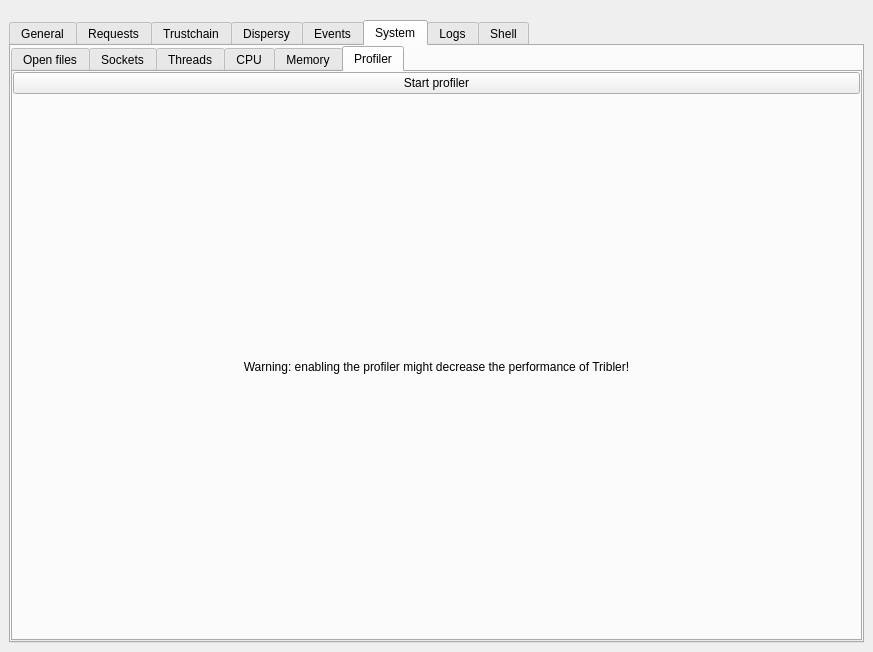
<?xml version="1.0" encoding="UTF-8"?>
<ui version="4.0">
 <class>MainWindow</class>
 <widget class="QMainWindow" name="MainWindow">
  <property name="geometry">
   <rect>
    <x>0</x>
    <y>0</y>
    <width>873</width>
    <height>652</height>
   </rect>
  </property>
  <property name="windowTitle">
   <string>MainWindow</string>
  </property>
  <widget class="QWidget" name="centralwidget">
   <layout class="QHBoxLayout" name="horizontalLayout">
    <property name="topMargin">
     <number>20</number>
    </property>
    <item>
     <widget class="QTabWidget" name="debug_tab_widget">
      <property name="currentIndex">
       <number>5</number>
      </property>
      <widget class="QWidget" name="tab">
       <attribute name="title">
        <string>General</string>
       </attribute>
       <layout class="QVBoxLayout" name="verticalLayout">
        <property name="spacing">
         <number>0</number>
        </property>
        <property name="leftMargin">
         <number>0</number>
        </property>
        <property name="topMargin">
         <number>0</number>
        </property>
        <property name="rightMargin">
         <number>0</number>
        </property>
        <property name="bottomMargin">
         <number>0</number>
        </property>
        <item>
         <widget class="QTreeWidget" name="general_tree_widget">
          <property name="indentation">
           <number>0</number>
          </property>
          <attribute name="headerDefaultSectionSize">
           <number>200</number>
          </attribute>
          <column>
           <property name="text">
            <string>Key</string>
           </property>
          </column>
          <column>
           <property name="text">
            <string>Value</string>
           </property>
          </column>
         </widget>
        </item>
       </layout>
      </widget>
      <widget class="QWidget" name="tab_2">
       <attribute name="title">
        <string>Requests</string>
       </attribute>
       <layout class="QVBoxLayout" name="verticalLayout">
        <property name="spacing">
         <number>0</number>
        </property>
        <property name="leftMargin">
         <number>0</number>
        </property>
        <property name="topMargin">
         <number>0</number>
        </property>
        <property name="rightMargin">
         <number>0</number>
        </property>
        <property name="bottomMargin">
         <number>0</number>
        </property>
        <item>
         <widget class="QTreeWidget" name="requests_tree_widget">
          <property name="indentation">
           <number>0</number>
          </property>
          <attribute name="headerDefaultSectionSize">
           <number>200</number>
          </attribute>
          <column>
           <property name="text">
            <string>Path</string>
           </property>
          </column>
          <column>
           <property name="text">
            <string>Status code</string>
           </property>
          </column>
          <column>
           <property name="text">
            <string>Time</string>
           </property>
          </column>
         </widget>
        </item>
       </layout>
      </widget>
      <widget class="QWidget" name="tab_3">
       <attribute name="title">
        <string>Trustchain</string>
       </attribute>
       <layout class="QVBoxLayout" name="verticalLayout_2">
        <property name="spacing">
         <number>0</number>
        </property>
        <property name="leftMargin">
         <number>0</number>
        </property>
        <property name="topMargin">
         <number>0</number>
        </property>
        <property name="rightMargin">
         <number>0</number>
        </property>
        <property name="bottomMargin">
         <number>0</number>
        </property>
        <item>
         <widget class="QTreeWidget" name="trustchain_tree_widget">
          <property name="columnCount">
           <number>2</number>
          </property>
          <attribute name="headerDefaultSectionSize">
           <number>200</number>
          </attribute>
          <column>
           <property name="text">
            <string>Key</string>
           </property>
          </column>
          <column>
           <property name="text">
            <string>Value</string>
           </property>
          </column>
         </widget>
        </item>
       </layout>
      </widget>
      <widget class="QWidget" name="tab_4">
       <attribute name="title">
        <string>Dispersy</string>
       </attribute>
       <layout class="QVBoxLayout" name="verticalLayout">
        <property name="spacing">
         <number>0</number>
        </property>
        <property name="leftMargin">
         <number>0</number>
        </property>
        <property name="topMargin">
         <number>0</number>
        </property>
        <property name="rightMargin">
         <number>0</number>
        </property>
        <property name="bottomMargin">
         <number>0</number>
        </property>
        <item>
         <widget class="QTabWidget" name="dispersy_tab_widget">
          <property name="currentIndex">
           <number>0</number>
          </property>
          <widget class="QWidget" name="tab_6">
           <attribute name="title">
            <string>General</string>
           </attribute>
           <layout class="QVBoxLayout" name="verticalLayout">
            <property name="spacing">
             <number>0</number>
            </property>
            <property name="leftMargin">
             <number>0</number>
            </property>
            <property name="topMargin">
             <number>0</number>
            </property>
            <property name="rightMargin">
             <number>0</number>
            </property>
            <property name="bottomMargin">
             <number>0</number>
            </property>
            <item>
             <widget class="QTreeWidget" name="dispersy_general_tree_widget">
              <property name="indentation">
               <number>0</number>
              </property>
              <attribute name="headerDefaultSectionSize">
               <number>200</number>
              </attribute>
              <column>
               <property name="text">
                <string>Key</string>
               </property>
              </column>
              <column>
               <property name="text">
                <string>Value</string>
               </property>
              </column>
             </widget>
            </item>
           </layout>
          </widget>
          <widget class="QWidget" name="tab_7">
           <attribute name="title">
            <string>Communities</string>
           </attribute>
           <layout class="QVBoxLayout" name="verticalLayout">
            <property name="spacing">
             <number>0</number>
            </property>
            <property name="leftMargin">
             <number>0</number>
            </property>
            <property name="topMargin">
             <number>0</number>
            </property>
            <property name="rightMargin">
             <number>0</number>
            </property>
            <property name="bottomMargin">
             <number>0</number>
            </property>
            <item>
             <widget class="QTreeWidget" name="communities_tree_widget">
              <property name="indentation">
               <number>0</number>
              </property>
              <attribute name="headerDefaultSectionSize">
               <number>200</number>
              </attribute>
              <column>
               <property name="text">
                <string>Classification</string>
               </property>
              </column>
              <column>
               <property name="text">
                <string>Identifier</string>
               </property>
              </column>
              <column>
               <property name="text">
                <string>Member</string>
               </property>
              </column>
              <column>
               <property name="text">
                <string>Candidates</string>
               </property>
              </column>
             </widget>
            </item>
           </layout>
          </widget>
         </widget>
        </item>
       </layout>
      </widget>
      <widget class="QWidget" name="tab_5">
       <attribute name="title">
        <string>Events</string>
       </attribute>
       <layout class="QVBoxLayout" name="verticalLayout">
        <property name="leftMargin">
         <number>0</number>
        </property>
        <property name="topMargin">
         <number>0</number>
        </property>
        <property name="rightMargin">
         <number>0</number>
        </property>
        <property name="bottomMargin">
         <number>0</number>
        </property>
        <item>
         <widget class="QTreeWidget" name="events_tree_widget">
          <column>
           <property name="text">
            <string>Type</string>
           </property>
          </column>
          <column>
           <property name="text">
            <string>Time</string>
           </property>
          </column>
         </widget>
        </item>
        <item>
         <widget class="QPlainTextEdit" name="event_text_box">
          <property name="sizePolicy">
           <sizepolicy hsizetype="Expanding" vsizetype="Fixed">
            <horstretch>0</horstretch>
            <verstretch>0</verstretch>
           </sizepolicy>
          </property>
          <property name="minimumSize">
           <size>
            <width>0</width>
            <height>160</height>
           </size>
          </property>
          <property name="maximumSize">
           <size>
            <width>16777215</width>
            <height>160</height>
           </size>
          </property>
          <property name="readOnly">
           <bool>true</bool>
          </property>
         </widget>
        </item>
       </layout>
      </widget>
      <widget class="QWidget" name="tab_8">
       <attribute name="title">
        <string>System</string>
       </attribute>
       <layout class="QVBoxLayout" name="verticalLayout">
        <property name="spacing">
         <number>0</number>
        </property>
        <property name="leftMargin">
         <number>0</number>
        </property>
        <property name="topMargin">
         <number>0</number>
        </property>
        <property name="rightMargin">
         <number>0</number>
        </property>
        <property name="bottomMargin">
         <number>0</number>
        </property>
        <item>
         <widget class="QTabWidget" name="system_tab_widget">
          <property name="currentIndex">
           <number>5</number>
          </property>
          <widget class="QWidget" name="tab_9">
           <attribute name="title">
            <string>Open files</string>
           </attribute>
           <layout class="QVBoxLayout" name="verticalLayout">
            <property name="spacing">
             <number>0</number>
            </property>
            <property name="leftMargin">
             <number>0</number>
            </property>
            <property name="topMargin">
             <number>0</number>
            </property>
            <property name="rightMargin">
             <number>0</number>
            </property>
            <property name="bottomMargin">
             <number>0</number>
            </property>
            <item>
             <widget class="QLabel" name="files_opened_label">
              <property name="sizePolicy">
               <sizepolicy hsizetype="Preferred" vsizetype="Fixed">
                <horstretch>0</horstretch>
                <verstretch>0</verstretch>
               </sizepolicy>
              </property>
              <property name="minimumSize">
               <size>
                <width>0</width>
                <height>30</height>
               </size>
              </property>
              <property name="maximumSize">
               <size>
                <width>16777215</width>
                <height>30</height>
               </size>
              </property>
              <property name="styleSheet">
               <string notr="true">font-weight: bold;</string>
              </property>
              <property name="text">
               <string>Files opened by GUI and core:</string>
              </property>
             </widget>
            </item>
            <item>
             <widget class="QTreeWidget" name="open_files_tree_widget">
              <property name="showDropIndicator" stdset="0">
               <bool>true</bool>
              </property>
              <property name="indentation">
               <number>20</number>
              </property>
              <attribute name="headerMinimumSectionSize">
               <number>150</number>
              </attribute>
              <attribute name="headerStretchLastSection">
               <bool>false</bool>
              </attribute>
              <column>
               <property name="text">
                <string>Path</string>
               </property>
              </column>
              <column>
               <property name="text">
                <string>File descriptor index</string>
               </property>
              </column>
             </widget>
            </item>
           </layout>
          </widget>
          <widget class="QWidget" name="tab_10">
           <attribute name="title">
            <string>Sockets</string>
           </attribute>
           <layout class="QVBoxLayout" name="verticalLayout">
            <property name="spacing">
             <number>0</number>
            </property>
            <property name="leftMargin">
             <number>0</number>
            </property>
            <property name="topMargin">
             <number>0</number>
            </property>
            <property name="rightMargin">
             <number>0</number>
            </property>
            <property name="bottomMargin">
             <number>0</number>
            </property>
            <item>
             <widget class="QLabel" name="open_sockets_label">
              <property name="sizePolicy">
               <sizepolicy hsizetype="Preferred" vsizetype="Fixed">
                <horstretch>0</horstretch>
                <verstretch>0</verstretch>
               </sizepolicy>
              </property>
              <property name="minimumSize">
               <size>
                <width>0</width>
                <height>30</height>
               </size>
              </property>
              <property name="maximumSize">
               <size>
                <width>16777215</width>
                <height>30</height>
               </size>
              </property>
              <property name="styleSheet">
               <string notr="true">font-weight: bold;</string>
              </property>
              <property name="text">
               <string>Open sockets by core:</string>
              </property>
             </widget>
            </item>
            <item>
             <widget class="QTreeWidget" name="open_sockets_tree_widget">
              <property name="indentation">
               <number>0</number>
              </property>
              <attribute name="headerDefaultSectionSize">
               <number>150</number>
              </attribute>
              <column>
               <property name="text">
                <string>local address</string>
               </property>
              </column>
              <column>
               <property name="text">
                <string>remote address</string>
               </property>
              </column>
              <column>
               <property name="text">
                <string>family</string>
               </property>
              </column>
              <column>
               <property name="text">
                <string>type</string>
               </property>
              </column>
              <column>
               <property name="text">
                <string>status</string>
               </property>
              </column>
             </widget>
            </item>
           </layout>
          </widget>
          <widget class="QWidget" name="tab_13">
           <attribute name="title">
            <string>Threads</string>
           </attribute>
           <layout class="QVBoxLayout" name="verticalLayout">
            <property name="spacing">
             <number>0</number>
            </property>
            <property name="leftMargin">
             <number>0</number>
            </property>
            <property name="topMargin">
             <number>0</number>
            </property>
            <property name="rightMargin">
             <number>0</number>
            </property>
            <property name="bottomMargin">
             <number>0</number>
            </property>
            <item>
             <widget class="QLabel" name="threads_core_label">
              <property name="sizePolicy">
               <sizepolicy hsizetype="Preferred" vsizetype="Minimum">
                <horstretch>0</horstretch>
                <verstretch>0</verstretch>
               </sizepolicy>
              </property>
              <property name="minimumSize">
               <size>
                <width>0</width>
                <height>30</height>
               </size>
              </property>
              <property name="maximumSize">
               <size>
                <width>16777215</width>
                <height>30</height>
               </size>
              </property>
              <property name="styleSheet">
               <string notr="true">font-weight: bold;</string>
              </property>
              <property name="text">
               <string>Threads in the core process:</string>
              </property>
             </widget>
            </item>
            <item>
             <widget class="QTreeWidget" name="threads_tree_widget">
              <column>
               <property name="text">
                <string>Thread ID</string>
               </property>
              </column>
              <column>
               <property name="text">
                <string>Thread name</string>
               </property>
              </column>
              <column>
               <property name="text">
                <string>Frame</string>
               </property>
              </column>
             </widget>
            </item>
           </layout>
          </widget>
          <widget class="QWidget" name="tab_14">
           <attribute name="title">
            <string>CPU</string>
           </attribute>
           <layout class="QVBoxLayout" name="verticalLayout">
            <property name="spacing">
             <number>0</number>
            </property>
            <property name="leftMargin">
             <number>0</number>
            </property>
            <property name="topMargin">
             <number>0</number>
            </property>
            <property name="rightMargin">
             <number>0</number>
            </property>
            <property name="bottomMargin">
             <number>0</number>
            </property>
            <item>
             <widget class="QWidget" name="cpu_plot_widget" native="true">
              <layout class="QVBoxLayout" name="verticalLayout">
               <property name="spacing">
                <number>0</number>
               </property>
               <property name="leftMargin">
                <number>0</number>
               </property>
               <property name="topMargin">
                <number>0</number>
               </property>
               <property name="rightMargin">
                <number>0</number>
               </property>
               <property name="bottomMargin">
                <number>0</number>
               </property>
              </layout>
             </widget>
            </item>
           </layout>
          </widget>
          <widget class="QWidget" name="tab_11">
           <attribute name="title">
            <string>Memory</string>
           </attribute>
           <layout class="QVBoxLayout" name="verticalLayout">
            <property name="spacing">
             <number>0</number>
            </property>
            <property name="leftMargin">
             <number>0</number>
            </property>
            <property name="topMargin">
             <number>0</number>
            </property>
            <property name="rightMargin">
             <number>0</number>
            </property>
            <property name="bottomMargin">
             <number>0</number>
            </property>
            <item>
             <widget class="QWidget" name="memory_dump_button_container" native="true">
              <property name="sizePolicy">
               <sizepolicy hsizetype="Preferred" vsizetype="Preferred">
                <horstretch>0</horstretch>
                <verstretch>0</verstretch>
               </sizepolicy>
              </property>
              <layout class="QHBoxLayout" name="horizontalLayout_2">
               <item>
                <widget class="QPushButton" name="dump_memory_core_button">
                 <property name="text">
                  <string>Dump memory of core process</string>
                 </property>
                </widget>
               </item>
               <item>
                <widget class="QPushButton" name="dump_memory_gui_button">
                 <property name="text">
                  <string>Dump memory of GUI process</string>
                 </property>
                </widget>
               </item>
              </layout>
             </widget>
            </item>
            <item>
             <widget class="QWidget" name="memory_plot_widget" native="true">
              <property name="sizePolicy">
               <sizepolicy hsizetype="Preferred" vsizetype="Expanding">
                <horstretch>0</horstretch>
                <verstretch>0</verstretch>
               </sizepolicy>
              </property>
              <layout class="QVBoxLayout" name="verticalLayout">
               <property name="spacing">
                <number>0</number>
               </property>
               <property name="leftMargin">
                <number>0</number>
               </property>
               <property name="topMargin">
                <number>0</number>
               </property>
               <property name="rightMargin">
                <number>0</number>
               </property>
               <property name="bottomMargin">
                <number>0</number>
               </property>
              </layout>
             </widget>
            </item>
           </layout>
          </widget>
          <widget class="QWidget" name="tab_12">
           <attribute name="title">
            <string>Profiler</string>
           </attribute>
           <layout class="QVBoxLayout" name="verticalLayout">
            <property name="spacing">
             <number>0</number>
            </property>
            <property name="leftMargin">
             <number>0</number>
            </property>
            <property name="topMargin">
             <number>0</number>
            </property>
            <property name="rightMargin">
             <number>0</number>
            </property>
            <property name="bottomMargin">
             <number>0</number>
            </property>
            <item>
             <widget class="QPushButton" name="toggle_profiler_button">
              <property name="sizePolicy">
               <sizepolicy hsizetype="Minimum" vsizetype="Preferred">
                <horstretch>0</horstretch>
                <verstretch>0</verstretch>
               </sizepolicy>
              </property>
              <property name="text">
               <string>Start profiler</string>
              </property>
             </widget>
            </item>
            <item>
             <widget class="QLabel" name="label">
              <property name="sizePolicy">
               <sizepolicy hsizetype="Preferred" vsizetype="Expanding">
                <horstretch>0</horstretch>
                <verstretch>0</verstretch>
               </sizepolicy>
              </property>
              <property name="text">
               <string>Warning: enabling the profiler might decrease the performance of Tribler!</string>
              </property>
              <property name="alignment">
               <set>Qt::AlignCenter</set>
              </property>
             </widget>
            </item>
           </layout>
          </widget>
         </widget>
        </item>
       </layout>
      </widget>
      <widget class="QWidget" name="tab_logs">
       <attribute name="title">
        <string>Logs</string>
       </attribute>
       <layout class="QVBoxLayout" name="verticalLayout">
        <property name="leftMargin">
         <number>0</number>
        </property>
        <property name="topMargin">
         <number>0</number>
        </property>
        <property name="rightMargin">
         <number>0</number>
        </property>
        <property name="bottomMargin">
         <number>0</number>
        </property>
        <item>
         <layout class="QHBoxLayout" name="horizontalLayout_3">
          <property name="sizeConstraint">
           <enum>QLayout::SetFixedSize</enum>
          </property>
          <item>
           <widget class="QLabel" name="tribler_logs_label">
            <property name="sizePolicy">
             <sizepolicy hsizetype="Preferred" vsizetype="Fixed">
              <horstretch>0</horstretch>
              <verstretch>0</verstretch>
             </sizepolicy>
            </property>
            <property name="styleSheet">
             <string notr="true">font-weight: bold;</string>
            </property>
            <property name="text">
             <string>Tribler Logs</string>
            </property>
           </widget>
          </item>
          <item>
           <spacer name="log_header_spacer">
            <property name="orientation">
             <enum>Qt::Horizontal</enum>
            </property>
            <property name="sizeType">
             <enum>QSizePolicy::Expanding</enum>
            </property>
            <property name="sizeHint" stdset="0">
             <size>
              <width>0</width>
              <height>20</height>
             </size>
            </property>
           </spacer>
          </item>
          <item>
           <widget class="QLabel" name="max_lines_label">
            <property name="sizePolicy">
             <sizepolicy hsizetype="Preferred" vsizetype="Fixed">
              <horstretch>0</horstretch>
              <verstretch>0</verstretch>
             </sizepolicy>
            </property>
            <property name="text">
             <string>Max Lines (default:100)</string>
            </property>
           </widget>
          </item>
          <item>
           <widget class="QLineEdit" name="max_lines_value">
            <property name="maximumSize">
             <size>
              <width>50</width>
              <height>20</height>
             </size>
            </property>
            <property name="toolTip">
             <string>Max Lines</string>
            </property>
           </widget>
          </item>
          <item>
           <widget class="QPushButton" name="log_refresh_button">
            <property name="text">
             <string>Refresh</string>
            </property>
           </widget>
          </item>
         </layout>
        </item>
        <item>
         <widget class="QTabWidget" name="log_tab_widget">
          <property name="currentIndex">
           <number>0</number>
          </property>
          <widget class="QWidget" name="tab_6">
           <attribute name="title">
            <string>Core</string>
           </attribute>
           <layout class="QVBoxLayout" name="verticalLayout">
            <property name="spacing">
             <number>0</number>
            </property>
            <property name="leftMargin">
             <number>0</number>
            </property>
            <property name="topMargin">
             <number>0</number>
            </property>
            <property name="rightMargin">
             <number>0</number>
            </property>
            <property name="bottomMargin">
             <number>0</number>
            </property>
            <item>
             <widget class="QTextEdit" name="core_log_display_area">
              <property name="sizePolicy">
               <sizepolicy hsizetype="Expanding" vsizetype="MinimumExpanding">
                <horstretch>0</horstretch>
                <verstretch>0</verstretch>
               </sizepolicy>
              </property>
              <property name="minimumSize">
               <size>
                <width>0</width>
                <height>160</height>
               </size>
              </property>
              <property name="maximumSize">
               <size>
                <width>16777215</width>
                <height>16777215</height>
               </size>
              </property>
              <property name="font">
               <font>
                <family>Courier 10 Pitch</family>
                <pointsize>10</pointsize>
               </font>
              </property>
              <property name="lineWrapMode">
               <enum>QTextEdit::NoWrap</enum>
              </property>
              <property name="readOnly">
               <bool>true</bool>
              </property>
             </widget>
            </item>
           </layout>
          </widget>
          <widget class="QWidget" name="tab_7">
           <attribute name="title">
            <string>GUI</string>
           </attribute>
           <layout class="QVBoxLayout" name="verticalLayout">
            <property name="spacing">
             <number>0</number>
            </property>
            <property name="leftMargin">
             <number>0</number>
            </property>
            <property name="topMargin">
             <number>0</number>
            </property>
            <property name="rightMargin">
             <number>0</number>
            </property>
            <property name="bottomMargin">
             <number>0</number>
            </property>
            <item>
             <widget class="QTextEdit" name="gui_log_display_area">
              <property name="sizePolicy">
               <sizepolicy hsizetype="Expanding" vsizetype="MinimumExpanding">
                <horstretch>0</horstretch>
                <verstretch>0</verstretch>
               </sizepolicy>
              </property>
              <property name="minimumSize">
               <size>
                <width>0</width>
                <height>160</height>
               </size>
              </property>
              <property name="maximumSize">
               <size>
                <width>16777215</width>
                <height>16777215</height>
               </size>
              </property>
              <property name="font">
               <font>
                <family>Courier 10 Pitch</family>
                <pointsize>10</pointsize>
               </font>
              </property>
              <property name="lineWrapMode">
               <enum>QTextEdit::NoWrap</enum>
              </property>
              <property name="readOnly">
               <bool>true</bool>
              </property>
             </widget>
            </item>
           </layout>
          </widget>
         </widget>
        </item>
       </layout>
      </widget>
      <widget class="QWidget" name="tab_shell">
       <property name="styleSheet">
        <string notr="true">p</string>
       </property>
       <attribute name="title">
        <string>Shell</string>
       </attribute>
       <layout class="QVBoxLayout" name="verticalLayout">
        <property name="leftMargin">
         <number>0</number>
        </property>
        <property name="topMargin">
         <number>0</number>
        </property>
        <property name="rightMargin">
         <number>0</number>
        </property>
        <property name="bottomMargin">
         <number>0</number>
        </property>
        <item>
         <layout class="QHBoxLayout" name="horizontalLayout_3a">
          <property name="sizeConstraint">
           <enum>QLayout::SetFixedSize</enum>
          </property>
          <property name="leftMargin">
           <number>8</number>
          </property>
          <property name="topMargin">
           <number>8</number>
          </property>
          <property name="rightMargin">
           <number>8</number>
          </property>
          <item>
           <widget class="QLabel" name="tribler_shell_label">
            <property name="sizePolicy">
             <sizepolicy hsizetype="Preferred" vsizetype="Fixed">
              <horstretch>0</horstretch>
              <verstretch>0</verstretch>
             </sizepolicy>
            </property>
            <property name="font">
             <font>
              <weight>75</weight>
              <bold>true</bold>
             </font>
            </property>
            <property name="text">
             <string>Tribler Shell</string>
            </property>
           </widget>
          </item>
          <item>
           <spacer name="shell_output_header_spacer">
            <property name="orientation">
             <enum>Qt::Horizontal</enum>
            </property>
            <property name="sizeType">
             <enum>QSizePolicy::Expanding</enum>
            </property>
            <property name="sizeHint" stdset="0">
             <size>
              <width>0</width>
              <height>20</height>
             </size>
            </property>
           </spacer>
          </item>
          <item>
           <widget class="QPushButton" name="shell_output_clear_button">
            <property name="text">
             <string>Clear</string>
            </property>
            <property name="autoDefault">
             <bool>false</bool>
            </property>
            <property name="default">
             <bool>false</bool>
            </property>
            <property name="flat">
             <bool>false</bool>
            </property>
           </widget>
          </item>
         </layout>
        </item>
        <item>
         <layout class="QVBoxLayout" name="verticalLayout">
          <property name="spacing">
           <number>0</number>
          </property>
          <property name="leftMargin">
           <number>0</number>
          </property>
          <property name="topMargin">
           <number>0</number>
          </property>
          <property name="rightMargin">
           <number>0</number>
          </property>
          <property name="bottomMargin">
           <number>0</number>
          </property>
          <item>
           <widget class="QTextEdit" name="core_shell_display_area">
            <property name="sizePolicy">
             <sizepolicy hsizetype="Expanding" vsizetype="MinimumExpanding">
              <horstretch>0</horstretch>
              <verstretch>0</verstretch>
             </sizepolicy>
            </property>
            <property name="minimumSize">
             <size>
              <width>0</width>
              <height>160</height>
             </size>
            </property>
            <property name="maximumSize">
             <size>
              <width>16777215</width>
              <height>16777215</height>
             </size>
            </property>
            <property name="font">
             <font>
              <family>Courier 10 Pitch</family>
              <pointsize>10</pointsize>
             </font>
            </property>
            <property name="styleSheet">
             <string notr="true">margin-bottom:8px</string>
            </property>
            <property name="lineWrapMode">
             <enum>QTextEdit::NoWrap</enum>
            </property>
            <property name="readOnly">
             <bool>true</bool>
            </property>
            <property name="placeholderText">
             <string>Script output will be displayed here ...</string>
            </property>
           </widget>
          </item>
          <item>
           <layout class="QHBoxLayout" name="horizontalLayout_3a">
            <property name="sizeConstraint">
             <enum>QLayout::SetFixedSize</enum>
            </property>
            <property name="leftMargin">
             <number>8</number>
            </property>
            <property name="topMargin">
             <number>0</number>
            </property>
            <property name="rightMargin">
             <number>8</number>
            </property>
            <property name="bottomMargin">
             <number>4</number>
            </property>
            <item>
             <widget class="QLabel" name="tribler_shell_label">
              <property name="sizePolicy">
               <sizepolicy hsizetype="Preferred" vsizetype="Fixed">
                <horstretch>0</horstretch>
                <verstretch>0</verstretch>
               </sizepolicy>
              </property>
              <property name="font">
               <font>
                <weight>75</weight>
                <bold>true</bold>
               </font>
              </property>
              <property name="text">
               <string>Python Script</string>
              </property>
             </widget>
            </item>
            <item>
             <spacer name="shell_output_header_spacer">
              <property name="orientation">
               <enum>Qt::Horizontal</enum>
              </property>
              <property name="sizeType">
               <enum>QSizePolicy::Expanding</enum>
              </property>
              <property name="sizeHint" stdset="0">
               <size>
                <width>0</width>
                <height>20</height>
               </size>
              </property>
             </spacer>
            </item>
            <item>
             <widget class="QPushButton" name="shell_execute_button">
              <property name="text">
               <string>Execute</string>
              </property>
              <property name="autoDefault">
               <bool>false</bool>
              </property>
              <property name="default">
               <bool>false</bool>
              </property>
             </widget>
            </item>
           </layout>
          </item>
          <item>
           <widget class="QPlainTextEdit" name="shell_input_text">
            <property name="sizePolicy">
             <sizepolicy hsizetype="MinimumExpanding" vsizetype="Fixed">
              <horstretch>0</horstretch>
              <verstretch>0</verstretch>
             </sizepolicy>
            </property>
            <property name="minimumSize">
             <size>
              <width>0</width>
              <height>50</height>
             </size>
            </property>
            <property name="maximumSize">
             <size>
              <width>16777215</width>
              <height>100</height>
             </size>
            </property>
            <property name="toolTip">
             <string>Write your script here...</string>
            </property>
            <property name="styleSheet">
             <string notr="true"/>
            </property>
            <property name="placeholderText">
             <string>Write your Python script here ...</string>
            </property>
           </widget>
          </item>
         </layout>
        </item>
       </layout>
      </widget>
     </widget>
    </item>
   </layout>
  </widget>
 </widget>
 <resources/>
 <connections/>
</ui>
